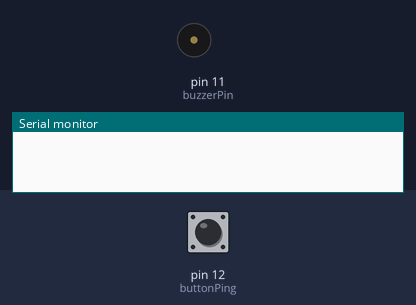
The sketch below on a simulated Arduino Uno, built with avr-gcc and run on an emulated ATmega328P. On the bench: buzzer (waves = sounding), the last lines printed to the serial monitor. The inputs (shaded band) are chosen by the test bench; at power-on: pin 12 (buttonPing) HIGH.

Above: at 1.4 s.
1.5 s: pin 12 (buttonPing) pulled LOW for 1 s
At 1.9 s:
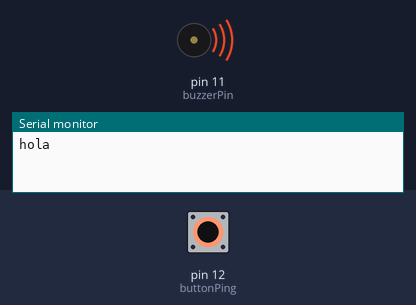
4.0 s: pin 12 (buttonPing) pulled LOW for 3.2 s
At 8.5 s:
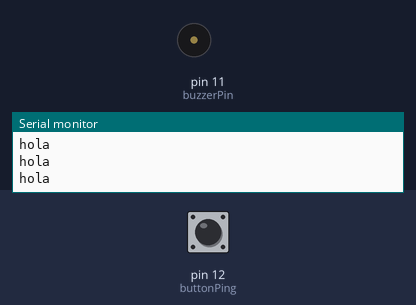
Timing chart, 0 to 10.0 s (numbered marks = the images above; inputs shaded):
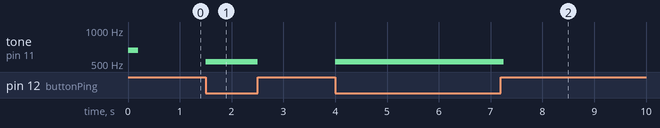

Measured:
- after the input at 1.5 s, tone on pin 11 (buzzerPin): silent → 523 Hz at once, → silent 1.0 s later
- after the input at 4.0 s, tone on pin 11 (buzzerPin): silent → 523 Hz at once, → silent 3.3 s later

The sketch:

serial.ino
```cpp
int buttonState = HIGH;
int buttonPing = 12;
int buzzerPin = 11;

void play(int frequency, int wait) {
  tone(buzzerPin, frequency);
  delay(wait);
  noTone(buzzerPin);
}


void setup() {
  // initialize digital pin
  pinMode(buzzerPin, OUTPUT);
  pinMode(buttonPing, INPUT_PULLUP);
  Serial.begin(9600);
  Serial.setTimeout(300);
  play(659, 200);
}

void loop() {
  buttonState = digitalRead(buttonPing);
  if(buttonState == LOW) {
    play(523, 250);
    Serial.println("hola");
  }

  String pcText = "";
  while(Serial.available()) {
    pcText+= Serial.readString();
  }

  pcText.trim();
  if(pcText == "music") {
    play(783, 400);
  }

}
```
